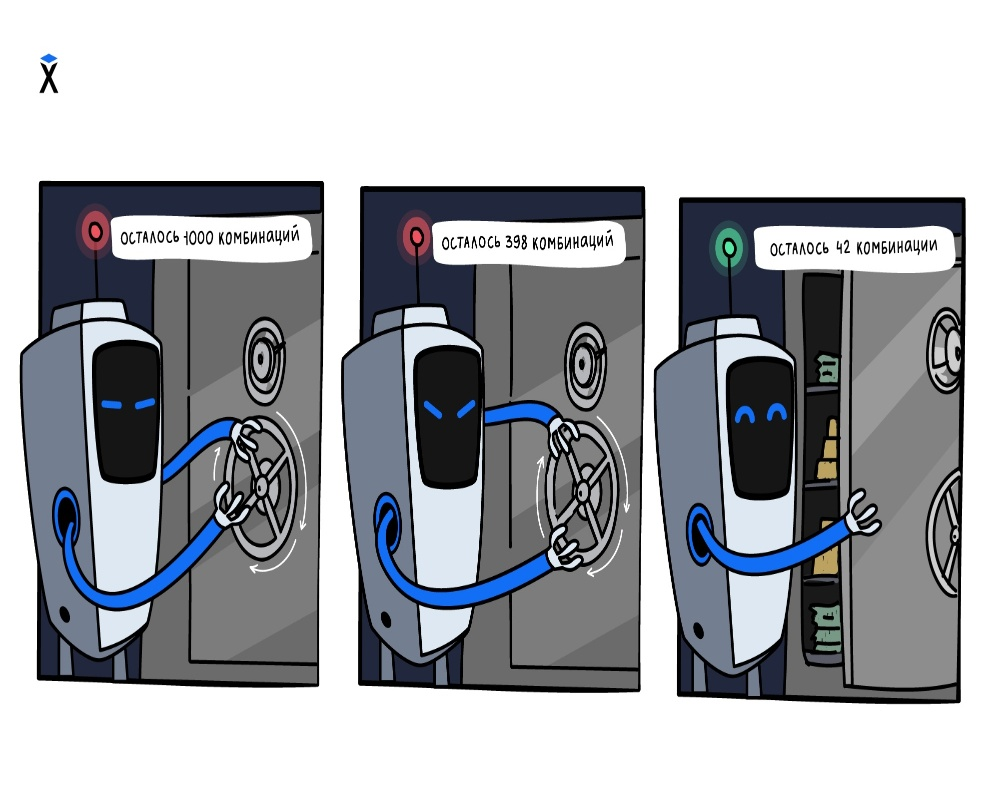
#> input picture 2.jpeg, 1000 x 800 px
$ python edges.py
#> lines starting #> are read from the running program, lines starting #| are printed output that depends on the picture; after the words box and inside, x2 and y2 are one past the last pixel; in counts of white or black regions, pixels touching at a corner belong together
#Программа дял выделения контуров изображения
import cv2

image = cv2.imread ('2.jpeg')
#> image is the input picture: shape (800, 1000, 3); mean B, G, R 177, 172.2, 169.6
edges_image = cv2.Canny(image, 200,100)
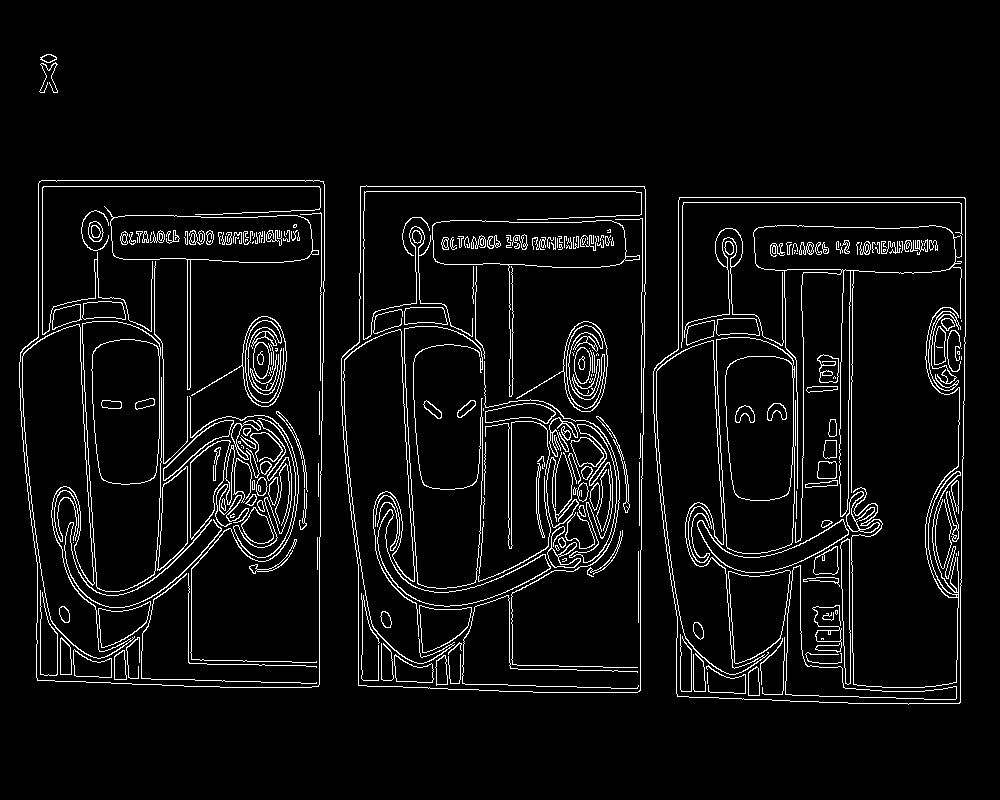
#> edges_image: shape (800, 1000); 5.4% white in thin lines or dots, all inside (x1, y1, x2, y2) = (19, 54, 966, 705)
cv2.imshow('Edges', edges_image)
cv2.waitKey(0)
cv2.destroyAllWindows()

$ run again, with face_1.jpg copied over 2.jpeg
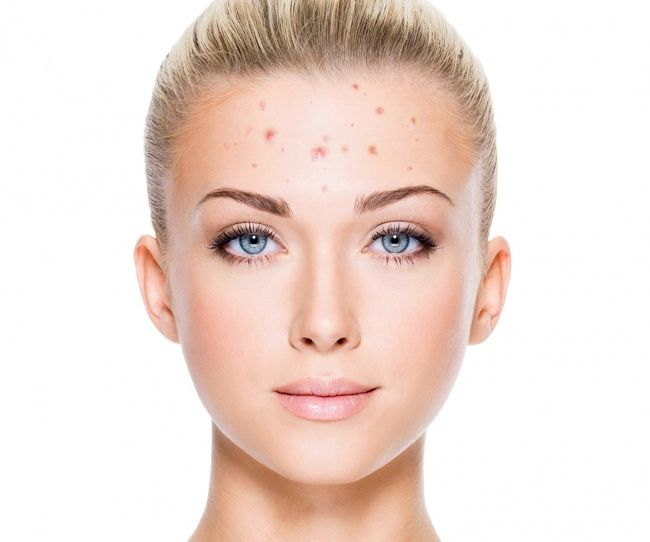
#> input picture face_1.jpg, 650 x 542 px
#> image is the input picture: shape (542, 650, 3); mean B, G, R 212.5, 220.5, 238.5
#> `edges_image = cv2.Canny(image, 200,100)`:
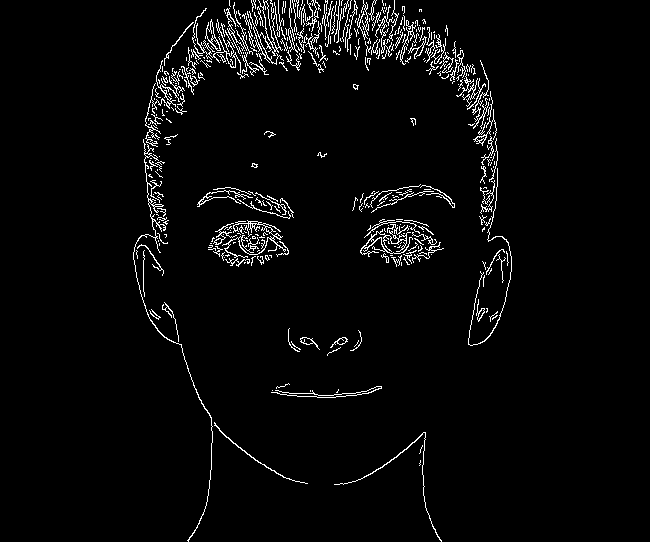
#> edges_image: shape (542, 650); 3.3% white in thin lines or dots, all inside (x1, y1, x2, y2) = (133, 0, 512, 542)
